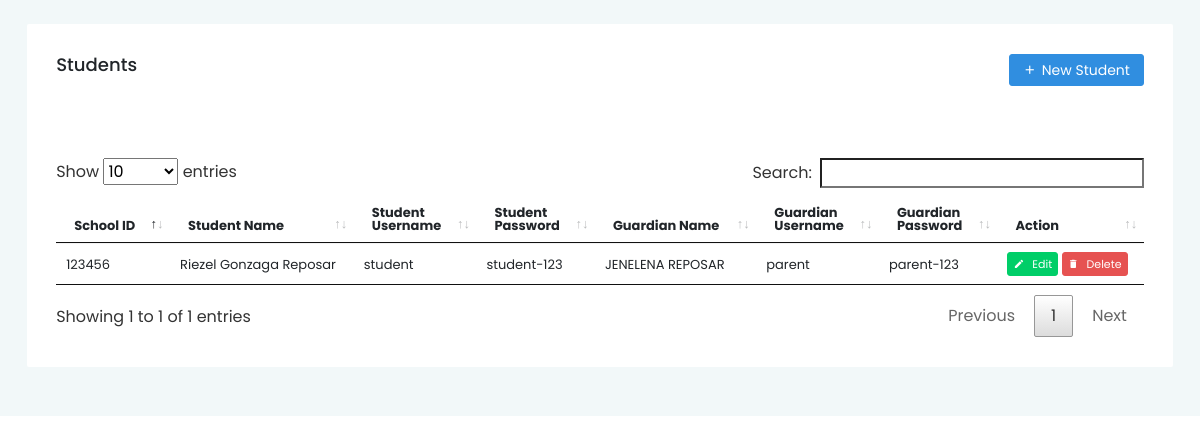
Page /index.php/students on the committed database.
### tables this page shows
CREATE TABLE `tbl_students` (
  `id` int(11) NOT NULL,
  `school_id` int(11) NOT NULL,
  `first_name` varchar(100) NOT NULL,
  `middle_name` varchar(100) NOT NULL,
  `last_name` varchar(100) NOT NULL,
  `address` text NOT NULL,
  `phone` varchar(15) NOT NULL,
  `email` varchar(500) NOT NULL,
  `teacher_id` int(11) NOT NULL,
  `date_created` datetime NOT NULL DEFAULT CURRENT_TIMESTAMP
);

CREATE TABLE `tbl_credentials` (
  `id` int(11) NOT NULL,
  `username` varchar(100) NOT NULL,
  `password` varchar(500) NOT NULL,
  `user_type` enum('admin','teacher','student','parent') NOT NULL,
  `confirm` enum('yes','no') NOT NULL,
  `user_id` int(11) NOT NULL
);

CREATE TABLE `tbl_guardian` (
  `id` int(11) NOT NULL,
  `first_name` varchar(100) NOT NULL,
  `last_name` varchar(100) NOT NULL,
  `address` text NOT NULL,
  `contact_number` varchar(15) NOT NULL,
  `email` varchar(500) NOT NULL,
  `access_id` varchar(100) NOT NULL,
  `verification_id` varchar(100) NOT NULL,
  `student_id` int(11) NOT NULL,
  `date_created` datetime NOT NULL DEFAULT CURRENT_TIMESTAMP
);

### application/controllers/Students.php (called while the page is built, shortened)
<?php
include APPPATH.'libraries/EncryptPass.php';
class Students extends CI_Controller {
    public function __construct()
    {
        $this->load->helper('form');
        $this->load->library(array('session'));
        $this->load->helper(array('url'));
        $this->load->library('form_validation');
        $this->load->model('Query_model');
    }
	public function index(){
        $this->load->view('/template/header');
        $this->load->view('students/students');
        $this->load->view('/template/footer');
    }
}

### index.php (called while the page is built, shortened)
<?php
require_once BASEPATH.'core/CodeIgniter.php';

### application/models/Query_model.php (called while the page is built, shortened)
<?php
class Query_model extends CI_Model
{
	public function page_list($table)
	{
		$query = $this->db->get($table);
		if ($query->num_rows() > 0)
		{
			foreach ($query->result() as $row)
			{
				$data[] = $row;
			}
			return $data;
		}
		return false;
	}
	public function get_row($table_name,$table_row,$value)
	{
		$query = $this->db->select('*')
			->from($table_name)
			->where($table_row, $value)
			->get();
		return $query;
	}
	public function where_two_row($table_name,$table_row_f,$value_f,$table_row_s,$value_s)
	{
		$query = $this->db->select('*')
			->from($table_name)
			->where($table_row_f, $value_f)
			->where($table_row_s, $value_s)
			->get();
		return $query;
	}
}

### application/libraries/EncryptPass.php (called while the page is built)
<?php
 class EncryptPass{
     function pass_crypt( $string, $action = 'e' ) {
         $secret_key = 'my_simple_secret_key';
         $secret_iv = 'my_simple_secret_iv';
         $output = false;
         $encrypt_method = "AES-256-CBC";
         $key = hash( 'sha256', $secret_key );
         $iv = substr( hash( 'sha256', $secret_iv ), 0, 16 );
         if( $action == 'e' ) {
             $output = base64_encode( openssl_encrypt( $string, $encrypt_method, $key, 0, $iv ) );
         }
         else if( $action == 'd' ){
             $output = openssl_decrypt( base64_decode( $string ), $encrypt_method, $key, 0, $iv );
         }
         return $output;
     }
 }
 ?>

### application/views/students/students.php (the view, shortened to what this page needs)
<div class="content-wrapper">
    <div class="grid-margin stretch-card"">
        <div class="card">
            <div class="card-body">
                <div class="row">
                    <div class="col-sm-6">
                        <h4>Students</h4>
                    </div>
                    <div class="col-sm-6" align="right">
                        <a href="<?= base_url('students/add')?>">
                            <button type="button" class="btn btn-primary btn-sm ">
                                <i class="mdi mdi-plus"></i>New Student</button></a>
                    </div>
                </div><br/><br/><br/>
                <div class="row">
                    <div class="col-sm-12">
                        <table class="table table-hover  dataTable">
                            <thead>
                            <tr>
                                <th>School ID</th>
                                <th>Student Name</th>
                                <th>Student <br/>Username</th>
                                <th>Student <br/>Password</th>
                                <th>Guardian Name</th>
                                <th>Guardian <br/>Username</th>
                                <th>Guardian <br/>Password</th>
                                <th>Action</th>
                            </tr>
                            </thead>
                            <tbody>
                                <?php
                                    $data = $this->Query_model->page_list('tbl_students');
                                    if(!empty($data)){
                                        foreach ($data as $each){
                                            $guardian = $this->Query_model->get_row('tbl_guardian','student_id',$each->id)->result();
                                            $Scredentials = $this->Query_model->where_two_row('tbl_credentials','user_type','student','user_id',$each->id)->result();
                                            $Gcredentials = $this->Query_model->where_two_row('tbl_credentials','user_type','parent','user_id',$guardian[0]->id)->result();
                                            $enc = new EncryptPass();
                                            ?>
                                            <tr>
                                                <td><?= $each->school_id ?></td>
                                                <td><?= $each->first_name.' '.$each->middle_name.' '.$each->last_name ?></td>
                                                <td ><?= $Scredentials[0]->username ?></td>
                                                <td ><?= $enc->pass_crypt($Scredentials[0]->password,'d') ?></td>
                                                <td><?= $guardian[0]->first_name ?> <?= $guardian[0]->last_name ?></td>
                                                <td ><?= $Gcredentials[0]->username ?></td>
                                                <td ><?= $enc->pass_crypt($Gcredentials[0]->password,'d') ?></td>
                                                <td>
                                                    <a href="<?= base_url('students/add/'.$each->id)?>">
                                                        <button type="button" class="btn btn-sm btn-success  btn-action">
                                                            <i class="mdi mdi-pencil text-xl-center"></i>
                                                            Edit
                                                        </button>
                                                    </a>
                                                    <a href="<?= base_url('students/delete/'.$each->id)?>" class="delete_student">
                                                        <button type="button" class="btn btn-sm btn-danger  btn-action">
                                                            <i class="mdi mdi-delete text-xl-center"></i>
                                                            Delete
                                                        </button>
                                                    </a>
                                                </td>
                                            </tr>
                                            <?php
                                        }
                                    }
                                ?>
                            </tbody>
                        </table>
                    </div>
                </div>
            </div>
        </div>
    </div>
</div>

### application/views/template/header.php (shortened to what this page needs)
<html lang="en">
<head>
    <link rel="stylesheet" href="<?=base_url();?>assets/vendors/iconfonts/mdi/css/materialdesignicons.min.css">
    <link rel="stylesheet" href="<?=base_url();?>assets/vendors/css/vendor.bundle.base.css">
    <link rel="stylesheet" href="<?=base_url();?>assets/vendors/css/vendor.bundle.addons.css">
    <link rel="stylesheet" href="<?=base_url();?>assets/css/jquery.dataTables.min.css">
    <link rel="stylesheet" href="<?=base_url();?>assets/css/style.css">
    <link rel="stylesheet" href="<?=base_url();?>assets/css/css.css">
</head>
<body>

### application/views/template/footer.php (shortened to what this page needs)
</body>
</html>

### assets/css/css.css (style rules this page uses)
.btn-action { padding: 5px !important; font-size: 11px !important; }

### rows in the picture
tbl_students: school "123456", first_name "Riezel", middle_name "Gonzaga", last_name "Reposar", tbl_credentials.username "student", tbl_credentials.password "student-123", tbl_guardian.first_name "JENELENA", tbl_guardian.last_name "REPOSAR", tbl_credentials.username "parent", tbl_credentials.password "parent-123"
